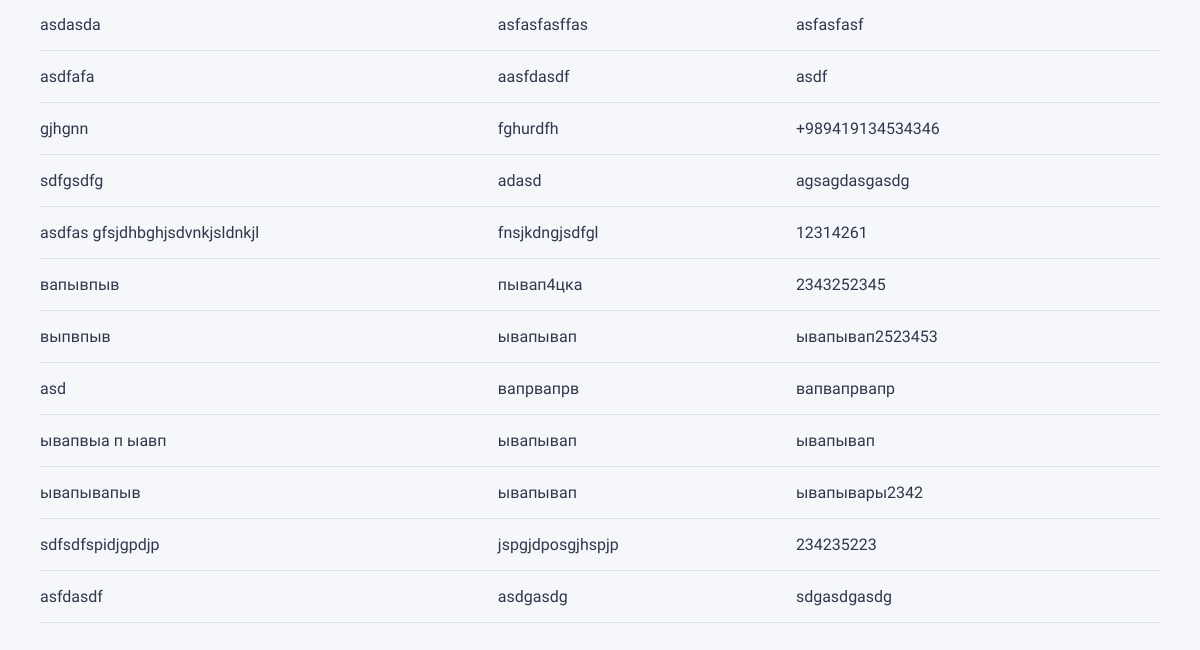
Page /users/clients/ (lower part) on the earlier database version.
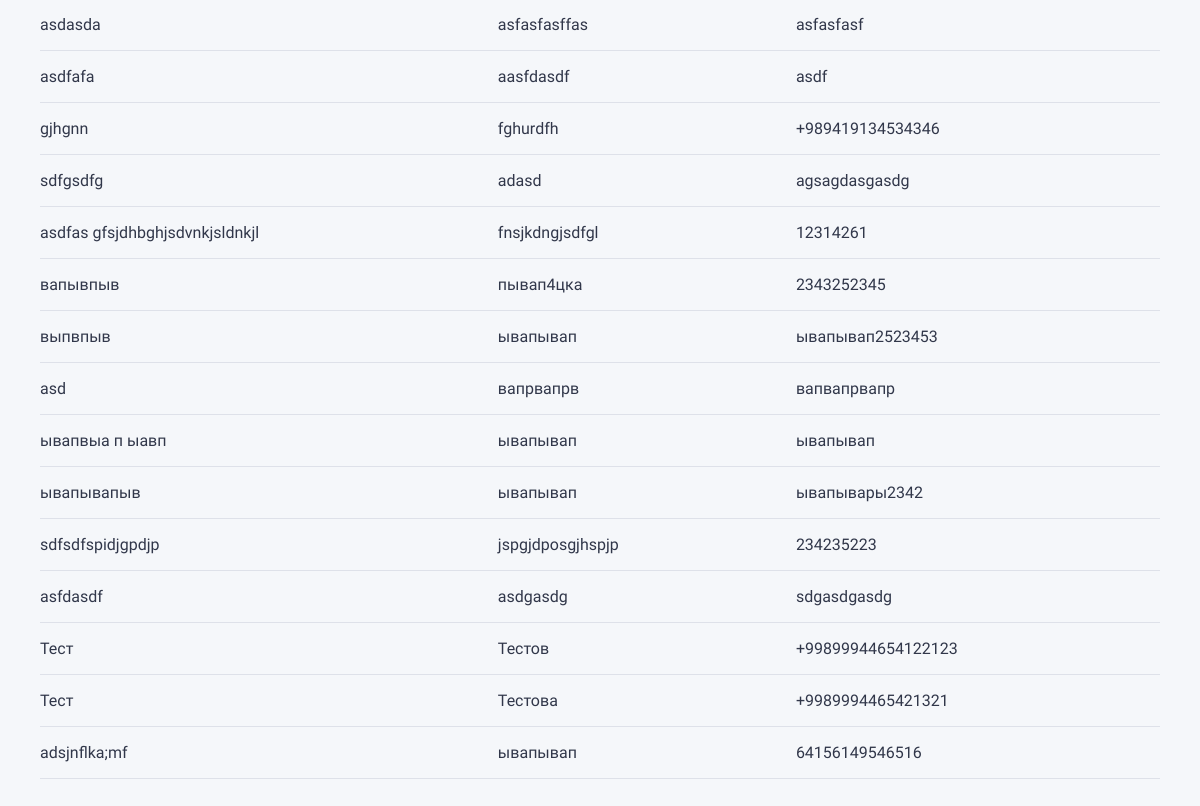
Same page on the later database version.
### users/models.py (models this page shows, shortened)
class Client(models.Model):
    CLIENT_TYPE_CHOICES = [
        ('g', 'Г'),
        ('b', 'ЮЛ'),
        ('f', 'ФЛ'),
    ]
    person = models.ForeignKey(
        Person, on_delete=models.CASCADE, related_name="clients", verbose_name="Личность"
    )
    type = models.CharField(
        max_length=1, choices=CLIENT_TYPE_CHOICES, verbose_name="Тип клиента"
    )
    fin_account = models.IntegerField(
        null=True, blank=True, verbose_name="Финансовый аккаунт"
    )
    class Meta:
        verbose_name = "Клиент"
        verbose_name_plural = "Клиенты"
        indexes = [
            models.Index(fields=["type"]),
        ]

class Person(models.Model):
    GENDER_CHOICES = [
        ('male', 'Мужчина'),
        ('female', 'Женщина'),
    ]
    first_name = models.CharField(max_length=50, verbose_name="Имя", db_index=True)
    last_name = models.CharField(max_length=50, verbose_name="Фамилия", db_index=True)
    nickname = models.CharField(max_length=50, null=True, blank=True, verbose_name="Прозвище")
    gender = models.CharField(
        max_length=10, choices=GENDER_CHOICES, null=True, blank=True, verbose_name="Пол"
    )
    phone_number_1 = models.CharField(max_length=20, unique=True, verbose_name="Телефон 1")
    phone_number_2 = models.CharField(max_length=20, null=True, blank=True, verbose_name="Телефон 2")
    class Meta:
        verbose_name = "Личность"
        verbose_name_plural = "Личности"
        indexes = [
            models.Index(fields=["first_name"]),
            models.Index(fields=["last_name"]),
        ]
        constraints = [
            models.UniqueConstraint(fields=['first_name', 'last_name', 'phone_number_1'], name="unique_person")
        ]

### users/views.py (the view)
# urls.py: path('clients/', views.list_clients, name='client_list'),
def list_clients(request):
    clients = Client.objects.all()  # Get all clients
    return render(request, 'users/client_list.html', {'clients': clients, 'section': 'clients'})

### users/templates/users/client_list.html (shortened to what this page needs)
{% extends "base.html" %}
{% block main %}
<div class="content">
  <div class="mb-9" data-bs-spy="scroll" data-bs-target="#widgets-scrollspy">
  <table class="table">
    <tbody>
        {% for client in clients %}
        <tr>
            <td>{{ client.person.first_name }}</td>
            <td>{{ client.person.last_name }}</td>
            <td>{{ client.person.phone_number_1 }}</td>
        </tr>
        {% endfor %}
    </tbody>
  </table>
  </div>
  </div>
{% endblock %}

Differences in the rows shown:
added Client: person.first_name "Тест", person.last_name "Тестов", person.phone_number_1 "+99899944654122123"
added Client: person.first_name "Тест", person.last_name "Тестова", person.phone_number_1 "+9989994465421321"
added Client: person.first_name "adsjnflka;mf", person.last_name "ывапывап", person.phone_number_1 "64156149546516"
